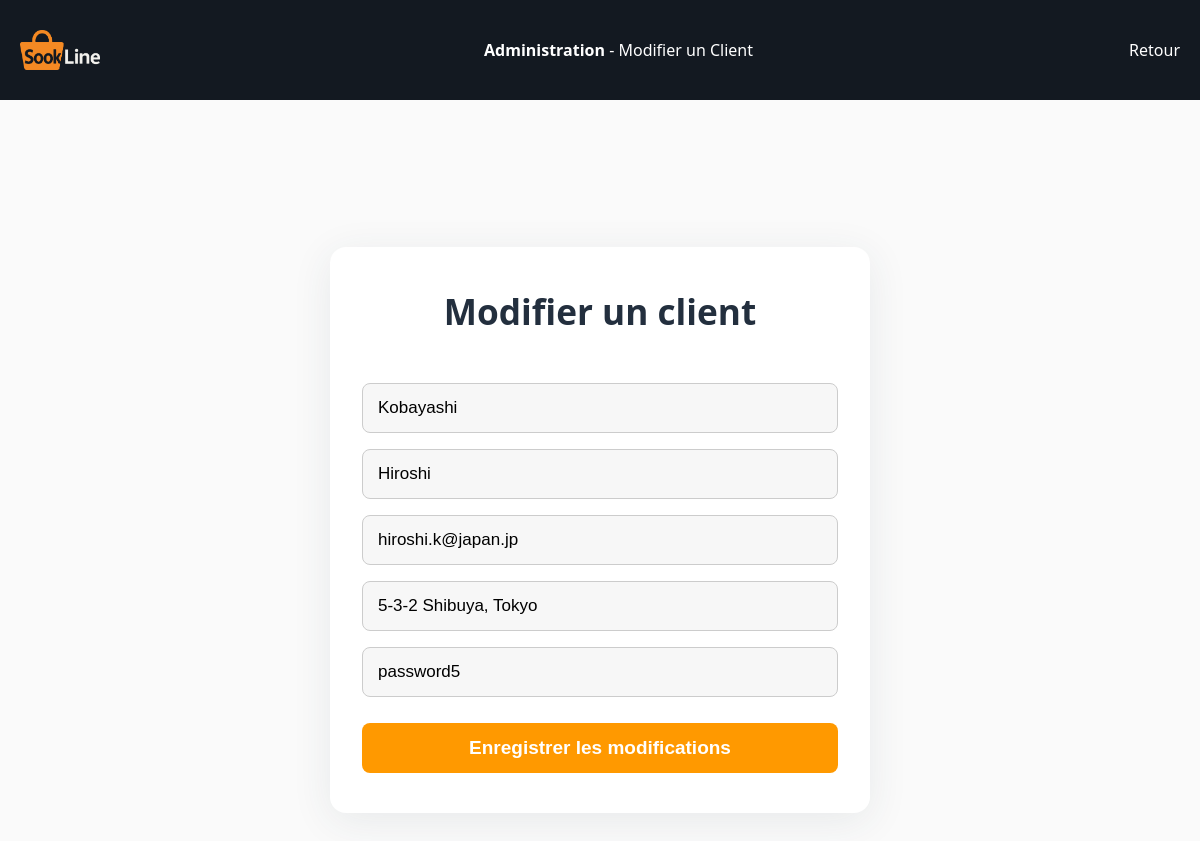
The page /edit_client.php?id=5 on the database its author committed.
### tables this page shows
CREATE TABLE IF NOT EXISTS `clients` (
  `id` int NOT NULL AUTO_INCREMENT,
  `nom` varchar(100) NOT NULL,
  `prenom` varchar(100) NOT NULL,
  `email` varchar(255) NOT NULL,
  `adresse` text,
  `password` varchar(255) NOT NULL,
  PRIMARY KEY (`id`),
  UNIQUE KEY `email` (`email`)
);

### edit_client.php (the view, shortened to what this page needs)
<?php
require_once 'db.php';
$id = $_GET['id'] ?? null;
if ($id) {
    $client = $conn->query("SELECT * FROM clients WHERE id = $id")->fetch_assoc();
} else {
    header('Location: view_clients.php');
    exit();
}
?>
<!DOCTYPE html>
<html lang="fr">
<head>
  <link rel="stylesheet" href="style.css">
</head>
<body>
    <div class="top-bar">
        <img src="logo.png" alt="Logo" class="logo-img">
        <div><strong>Administration</strong> - Modifier un Client</div>
        <div><a href="view_clients.php" style="color:white; text-decoration:none;">Retour</a></div>
    </div>
    <div class="content-container">
        <div class="dashboard-card">
            <h1>Modifier un client</h1>
            <form method="post">
    <input type="text" name="nom" value="<?= htmlspecialchars($client['nom']) ?>" placeholder="Nom du client" required>
    <input type="text" name="prenom" value="<?= htmlspecialchars($client['prenom']) ?>" placeholder="Prénom du client" required>
    <input type="text" name="email" value="<?= htmlspecialchars($client['email']) ?>" placeholder="Email du client" required>
    <input type="text" name="adresse" value="<?= htmlspecialchars($client['adresse']) ?>" placeholder="Adresse du client" required>
    <input type="text" name="password" value="<?= htmlspecialchars($client['password']) ?>" placeholder="Mot de passe du client" required>
    <input type="submit" value="Enregistrer les modifications">
</form>
        </div>
    </div>
</body>
</html>

### style.css (style rules this page uses)
* { margin: 0; padding: 0; box-sizing: border-box; }
body { font-family: Arial, sans-serif; transition: background-color 0.3s ease; }
.top-bar { background-color: #131921; color: white; display: flex; align-items: center; justify-content: space-between; padding: 10px 20px; }
.logo-img { width: 90px; height: 40px; object-fit: contain; }
.logo-img { width: 80px; height: 80px; margin-right: 8px; }

### edit_client.php (style rules this page uses)
body { background: #fafafa; margin: 0; font-family: 'Segoe UI', Tahoma, Geneva, Verdana, sans-serif; }
.content-container { display: flex; justify-content: center; align-items: center; min-height: 100vh; padding-top: 60px; }
.dashboard-card { background: #fff; border-radius: 16px; box-shadow: 0 8px 40px rgba(44,62,80,0.09); padding: 40px 32px; width: 100%; max-width: 540px; margin: 40px auto; display: flex; flex-direction: column; gap: 24px; }
.dashboard-card h1 { text-align: center; color: #232f3e; font-size: 2.2rem; margin-bottom: 24px; font-weight: 700; }
form { display: flex; flex-direction: column; gap: 16px; }
input[type="text"], input[type="number"] { padding: 14px 15px; font-size: 17px; border: 1px solid #ccc; border-radius: 8px; transition: border 0.3s; background: #f7f7f7; }
input[type="submit"] { background: #ff9900; color: white; border: none; padding: 14px 0; font-size: 19px; border-radius: 8px; cursor: pointer; font-weight: 600; margin-top: 10px; transition: background 0.2s; }

### rows shown on the page
clients: nom "Kobayashi", prenom "Hiroshi", email "hiroshi.k@japan.jp", adresse "5-3-2 Shibuya, Tokyo", password "password5"
